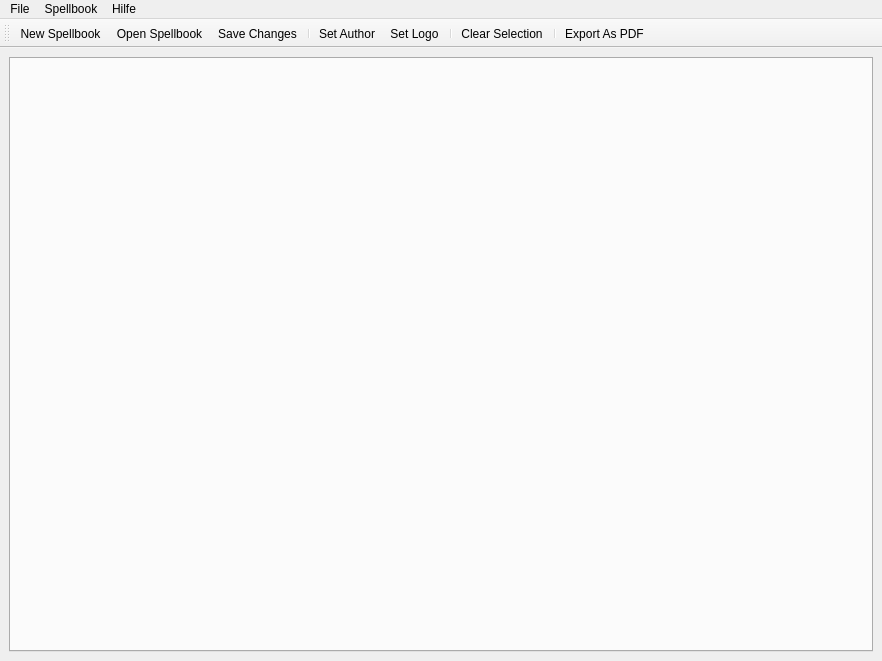
<?xml version="1.0" encoding="UTF-8"?>
<ui version="4.0">
 <class>mainWindow</class>
 <widget class="QMainWindow" name="mainWindow">
  <property name="geometry">
   <rect>
    <x>0</x>
    <y>0</y>
    <width>882</width>
    <height>661</height>
   </rect>
  </property>
  <property name="windowTitle">
   <string>MainWindow</string>
  </property>
  <widget class="QWidget" name="centralWidget">
   <property name="autoFillBackground">
    <bool>true</bool>
   </property>
   <layout class="QHBoxLayout" name="tabsLayout">
    <item>
     <widget class="QTabWidget" name="SpellbookTabs">
      <property name="tabShape">
       <enum>QTabWidget::Rounded</enum>
      </property>
      <property name="currentIndex">
       <number>-1</number>
      </property>
      <property name="usesScrollButtons">
       <bool>true</bool>
      </property>
      <property name="tabsClosable">
       <bool>true</bool>
      </property>
      <property name="movable">
       <bool>true</bool>
      </property>
     </widget>
    </item>
   </layout>
  </widget>
  <widget class="QMenuBar" name="menubar">
   <property name="geometry">
    <rect>
     <x>0</x>
     <y>0</y>
     <width>882</width>
     <height>23</height>
    </rect>
   </property>
   <widget class="QMenu" name="menuFile">
    <property name="title">
     <string>File</string>
    </property>
    <addaction name="actionNew"/>
    <addaction name="actionOpen"/>
    <addaction name="actionSave_Changes"/>
    <addaction name="actionDelete_Spellbook"/>
    <addaction name="separator"/>
    <addaction name="actionImport"/>
    <addaction name="separator"/>
    <addaction name="actionQuit"/>
   </widget>
   <widget class="QMenu" name="menuSpellbook">
    <property name="title">
     <string>Spellbook</string>
    </property>
    <addaction name="actionSet_Author"/>
    <addaction name="actionSet_Logo"/>
    <addaction name="separator"/>
    <addaction name="actionClear_Selection"/>
    <addaction name="separator"/>
    <addaction name="actionExport_As_PDF"/>
   </widget>
   <widget class="QMenu" name="menuHilfe">
    <property name="title">
     <string>Hilfe</string>
    </property>
    <addaction name="action_ber_mkSpellbook"/>
   </widget>
   <addaction name="menuFile"/>
   <addaction name="menuSpellbook"/>
   <addaction name="menuHilfe"/>
  </widget>
  <widget class="QToolBar" name="toolBar">
   <property name="windowTitle">
    <string>toolBar</string>
   </property>
   <attribute name="toolBarArea">
    <enum>TopToolBarArea</enum>
   </attribute>
   <attribute name="toolBarBreak">
    <bool>false</bool>
   </attribute>
   <addaction name="actionNew"/>
   <addaction name="actionOpen"/>
   <addaction name="actionSave_Changes"/>
   <addaction name="separator"/>
   <addaction name="actionSet_Author"/>
   <addaction name="actionSet_Logo"/>
   <addaction name="separator"/>
   <addaction name="actionClear_Selection"/>
   <addaction name="separator"/>
   <addaction name="actionExport_As_PDF"/>
  </widget>
  <action name="actionOpen">
   <property name="checkable">
    <bool>false</bool>
   </property>
   <property name="icon">
    <iconset theme="document-open">
     <normaloff/>
    </iconset>
   </property>
   <property name="text">
    <string>Open Spellbook</string>
   </property>
   <property name="shortcut">
    <string>Ctrl+O</string>
   </property>
  </action>
  <action name="actionNew">
   <property name="icon">
    <iconset theme="document-new">
     <normaloff/>
    </iconset>
   </property>
   <property name="text">
    <string>New Spellbook</string>
   </property>
   <property name="shortcut">
    <string>Ctrl+N</string>
   </property>
  </action>
  <action name="actionQuit">
   <property name="icon">
    <iconset theme="application-exit">
     <normaloff/>
    </iconset>
   </property>
   <property name="text">
    <string>Quit</string>
   </property>
   <property name="shortcut">
    <string>Ctrl+Q</string>
   </property>
  </action>
  <action name="actionExport_As_PDF">
   <property name="icon">
    <iconset theme="accessories-dictionary">
     <normaloff/>
    </iconset>
   </property>
   <property name="text">
    <string>Export As PDF</string>
   </property>
   <property name="shortcut">
    <string>Ctrl+E</string>
   </property>
  </action>
  <action name="actionClear_Selection">
   <property name="icon">
    <iconset theme="edit-clear">
     <normaloff/>
    </iconset>
   </property>
   <property name="text">
    <string>Clear Selection</string>
   </property>
  </action>
  <action name="actionSet_Author">
   <property name="icon">
    <iconset theme="font-x-generic">
     <normaloff/>
    </iconset>
   </property>
   <property name="text">
    <string>Set Author</string>
   </property>
  </action>
  <action name="actionSet_Logo">
   <property name="icon">
    <iconset theme="image-x-generic">
     <normaloff/>
    </iconset>
   </property>
   <property name="text">
    <string>Set Logo</string>
   </property>
  </action>
  <action name="actionImport">
   <property name="icon">
    <iconset theme="list-add">
     <normaloff/>
    </iconset>
   </property>
   <property name="text">
    <string>Import</string>
   </property>
   <property name="shortcut">
    <string>Ctrl+I</string>
   </property>
  </action>
  <action name="action_ber_mkSpellbook">
   <property name="text">
    <string>Über mkSpellbook</string>
   </property>
  </action>
  <action name="actionSave_Changes">
   <property name="icon">
    <iconset theme="document-save">
     <normaloff/>
    </iconset>
   </property>
   <property name="text">
    <string>Save Changes</string>
   </property>
   <property name="shortcut">
    <string>Ctrl+S</string>
   </property>
  </action>
  <action name="actionDelete_Spellbook">
   <property name="icon">
    <iconset theme="edit-delete">
     <normaloff/>
    </iconset>
   </property>
   <property name="text">
    <string>Delete Spellbook</string>
   </property>
  </action>
 </widget>
 <resources/>
 <connections/>
</ui>
